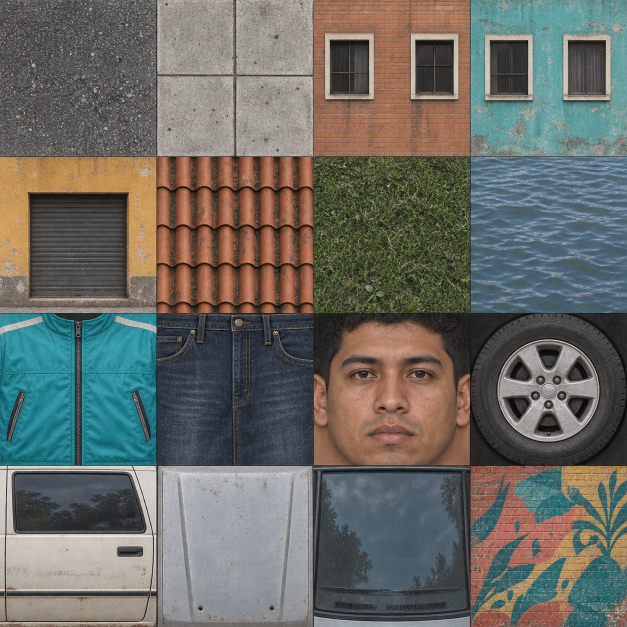
#> input picture assets/textures3d-atlas.png, 1254 x 1254 px (shown at 1/2 size)
$ python textures3d.py
#> lines starting #> are read from the running program, lines starting #| are printed output that depends on the picture
### tools/road_materials.py
"""Deterministic, tileable street materials sized for the PSP's 128px atlas."""
from pathlib import Path
import math
import random
from PIL import Image, ImageDraw, ImageFilter

ROOT = Path(__file__).resolve().parents[1]

def periodic_noise(seed, cells, amplitude):
    rng = random.Random(seed)
    grid = [[rng.random() * 2 - 1 for _ in range(cells)] for _ in range(cells)]
    out = []
    for y in range(128):
        fy = y * cells / 128
        iy = int(fy); ty = (fy - iy) * (fy - iy) * (3 - 2 * (fy - iy))
        row = []
        for x in range(128):
            fx = x * cells / 128
            ix = int(fx); tx = (fx - ix) * (fx - ix) * (3 - 2 * (fx - ix))
            a = grid[iy % cells][ix % cells] * (1 - tx) + grid[iy % cells][(ix + 1) % cells] * tx
            b = grid[(iy + 1) % cells][ix % cells] * (1 - tx) + grid[(iy + 1) % cells][(ix + 1) % cells] * tx
            row.append((a * (1 - ty) + b * ty) * amplitude)
        out.append(row)
    return out

def asphalt():
    rng = random.Random(21501)
    coarse = periodic_noise(1, 4, 13)
    medium = periodic_noise(2, 16, 8)
    fine = periodic_noise(3, 64, 4)
    img = Image.new('RGB', (128, 128))
    pix = img.load()
    for y in range(128):
        for x in range(128):
            v = coarse[y][x] + medium[y][x] + fine[y][x] + rng.gauss(0, 4)
            pix[x, y] = tuple(max(0, min(255, int(base + v))) for base in (86, 88, 87))
    draw = ImageDraw.Draw(img, 'RGBA')
    for _ in range(2300):
        x, y = rng.randrange(128), rng.randrange(128)
        q = rng.randrange(18, 46)
        draw.point((x, y), fill=(q, q + 2, q + 1, rng.randrange(25, 85)))
    for _ in range(850):
        x, y = rng.randrange(128), rng.randrange(128)
        q = rng.randrange(147, 203)
        draw.point((x, y), fill=(q, q - 1, q - 4, rng.randrange(45, 105)))
    # Fine tar repairs are subtle and stop short of becoming fake lane markings.
    for j in range(3):
        y = (j * 47 + 13) % 128
        points = [((x + j * 29) % 128, y + int(2 * math.sin(x * .11 + j))) for x in range(0, 27, 3)]
        draw.line(points, fill=(27, 28, 28, 55), width=1)
    return img

def pavement():
    rng = random.Random(21502)
    broad = periodic_noise(5, 8, 8)
    fine = periodic_noise(6, 64, 3)
    img = Image.new('RGB', (128, 128))
    px = img.load()
    for y in range(128):
        for x in range(128):
            slab = ((x // 32) * 17 + (y // 32) * 11) % 7 - 3
            v = broad[y][x] + fine[y][x] + rng.gauss(0, 2.8) + slab
            edge = min(x % 32, y % 32, 31 - x % 32, 31 - y % 32)
            if edge == 0: v -= 18
            elif edge == 1: v -= 7
            px[x, y] = tuple(max(0, min(255, int(base + v))) for base in (177, 169, 154))
    return img

def create(name):
    return asphalt() if name == 'asphalt' else pavement()

# [4 lines that do not run on import are left out]

### tools/npc_textures.py
"""Original, deterministic 64px fabric and face materials for PSP pedestrians."""
from PIL import Image, ImageDraw
import math

NAMES = ['npc-tee', 'npc-knit', 'npc-denim', 'npc-floral',
         'npc-sport', 'npc-plaid', 'npc-face-woman', 'npc-face-man']

def create(index):
    bases = [(192,102,62),(197,175,134),(78,116,144),(119,65,110),
             (70,134,129),(160,164,174),(239,225,211),(239,225,211)]
    im=Image.new('RGB',(64,64));pixels=im.load()
    for y in range(64):
        for x in range(64):
            weave=((x+2*y)%3-1)*3 if index<6 else 0
            folds=math.cos(x*.29)*5 if index<6 else -abs(x-32)*.18
            pixels[x,y]=tuple(max(0,min(255,int(c+weave+folds))) for c in bases[index])
    d=ImageDraw.Draw(im)
    if index==0:
        d.line((4,4,60,4),fill=(220,148,104),width=2)
        d.rectangle((24,18,40,30),outline=(232,207,149),width=2)
        d.line((26,28,32,21,38,28),fill=(234,218,180),width=2)
    elif index==1:
        for x in range(3,64,6):d.line((x,0,x,63),fill=(161,140,104))
        for y in range(8,64,16):d.line((0,y,63,y),fill=(220,207,174),width=3)
    elif index==2:
        d.line((31,0,31,63),fill=(198,171,110),width=2)
        for x in (9,40):d.rectangle((x,18,x+15,31),outline=(179,164,125))
        for y in range(8,64,10):d.ellipse((30,y,33,y+3),fill=(191,191,180))
    elif index==3:
        for y in range(8,64,16):
            for x in range(8,64,16):
                d.ellipse((x-4,y-2,x+4,y+2),fill=(230,190,152))
                d.ellipse((x-2,y-4,x+2,y+4),fill=(230,190,152))
                d.ellipse((x-1,y-1,x+1,y+1),fill=(250,216,87))
    elif index==4:
        d.polygon([(0,10),(63,28),(63,34),(0,16)],fill=(216,219,205))
        d.line((31,0,31,63),fill=(34,75,78),width=2)
    elif index==5:
        for a in range(5,64,16):
            d.rectangle((a,0,a+4,63),fill=(68,77,96))
            d.rectangle((0,a,63,a+4),fill=(88,91,106))
            d.line((a+7,0,a+7,63),fill=(198,137,121))
    else:
        # Neutral albedo; renderer supplies a consistent face/neck skin tint.
        for x in (20,44):
            d.line((x-6,23,x+5,22),fill=(73,62,54),width=2 if index==6 else 3)
            d.ellipse((x-5,27,x+5,31),fill=(224,222,210))
            d.ellipse((x-2,27,x+2,31),fill=(57,49,42))
        d.line((32,30,29,41,34,41),fill=(191,170,151),width=2)
        d.line((25,48,32,49,39,48),fill=(153,108,99),width=2)
        if index==7:
            for x in range(20,46,3):d.point((x,54+(x%4)),fill=(155,143,129))
    return im

### tools/extra_textures.py
"""v2.7 (Claude): materiales 64x64 adicionales en RAM (procedurales, deterministas) para formas nuevas:
corteza, follaje, metal, hormigon con juntas, muro cortina, toldo a rayas, adoquin, fachada moderna."""
from PIL import Image, ImageDraw
import math, random

NAMES = ['bark','leaves','metal','concrete','curtain','awning','cobble','modern',
         'retail','eatery','office-front','workshop-front']

def noise(seed):
    r=random.Random(seed);return lambda: r.random()

def create(index):
    rnd=noise(1000+index);im=Image.new('RGB',(64,64));px=im.load();d=ImageDraw.Draw(im)
    if index==0:  # corteza: vetas verticales marrones
        for y in range(64):
            for x in range(64):
                v=math.sin(x*.9+math.sin(y*.15)*2)*18+math.sin(x*2.3+y*.05)*8+(rnd()-.5)*14
                px[x,y]=(max(0,min(255,int(96+v))),max(0,min(255,int(72+v*.8))),max(0,min(255,int(50+v*.6))))
    elif index==1:  # follaje: manchas de hojas claras y oscuras
        for y in range(64):
            for x in range(64):
                v=(rnd()-.5)*30
                px[x,y]=(int(70+v*.6),int(130+v),int(55+v*.5))
        for k in range(140):
            x,y=int(rnd()*64),int(rnd()*64);c=int(150+rnd()*80)
            d.ellipse((x-3,y-2,x+3,y+2),fill=(int(c*.55),c,int(c*.4)))
        for k in range(60):
            x,y=int(rnd()*64),int(rnd()*64)
            d.ellipse((x-2,y-2,x+2,y+2),fill=(40,80,35))
    elif index==2:  # metal cepillado gris
        for y in range(64):
            base=175+math.sin(y*.5)*6
            for x in range(64):
                v=base+(rnd()-.5)*22+math.sin(x*.3)*4
                px[x,y]=(int(v),int(v+2),int(v+6))
        d.rectangle((0,0,63,63),outline=(120,124,130))
    elif index==3:  # hormigon con juntas (2x2 paneles)
        for y in range(64):
            for x in range(64):
                v=185+(rnd()-.5)*20+math.sin(x*.7+y*.3)*3
                px[x,y]=(int(v),int(v),int(v-4))
        for k in (0,31,63):
            d.line((k,0,k,63),fill=(120,120,118));d.line((0,k,63,k),fill=(120,120,118))
        for k in range(40):
            x,y=int(rnd()*64),int(rnd()*64);px[x,y]=(140,140,138)
    elif index==4:  # muro cortina: cristal azul con montantes
        for y in range(64):
            for x in range(64):
                v=math.sin((x+y)*.12)*18
                px[x,y]=(int(120+v),int(160+v),int(185+v))
        for k in range(0,64,16):
            d.line((k,0,k,63),fill=(60,70,80),width=2);d.line((0,k,63,k),fill=(60,70,80),width=2)
        for k in range(0,64,16):
            d.line((k+3,3,k+13,3),fill=(220,235,245))
    elif index==5:  # toldo a rayas (rojo/blanco); el color de vertice lo tine
        for x in range(64):
            c=(235,235,230) if (x//8)%2==0 else (200,70,60)
            d.line((x,0,x,63),fill=c)
        for y in range(56,64):
            for x in range(64):
                if (x+y)%6<3:px[x,y]=(230,230,225)
    elif index==6:  # adoquin
        for y in range(64):
            for x in range(64):
                v=150+(rnd()-.5)*16
                px[x,y]=(int(v),int(v-2),int(v-8))
        for row in range(0,64,16):
            off=8 if (row//16)%2 else 0
            for col in range(-8,64,16):
                d.rounded_rectangle((col+off+1,row+1,col+off+14,row+14),radius=3,outline=(105,102,96),width=2)
    elif index==7:  # fachada moderna: paneles claros con ventanas oscuras horizontales
        for y in range(64):
            for x in range(64):
                v=205+(rnd()-.5)*10
                px[x,y]=(int(v),int(v),int(v-3))
        for row in (10,42):
            d.rectangle((4,row,59,row+14),fill=(40,52,66));d.rectangle((4,row,59,row+14),outline=(90,96,104))
            for k in range(4,60,14):d.line((k,row,k,row+14),fill=(90,96,104))
            d.line((6,row+2,57,row+2),fill=(120,150,175))
    elif index==8:  # local de barrio: banda de color, escaparate y puerta
        d.rectangle((0,0,63,63),fill=(200,224,214))
        d.rectangle((0,0,63,15),fill=(22,111,119));d.text((8,2),'TIENDA',fill=(244,247,223))
        d.rectangle((3,19,44,55),fill=(34,61,72),outline=(235,218,171),width=2)
        d.polygon([(6,25),(30,20),(39,21),(13,37)],fill=(100,166,185))
        d.rectangle((47,18,61,62),fill=(58,75,76),outline=(239,209,150),width=2)
        d.ellipse((56,39,58,41),fill=(248,203,98))
        d.rectangle((0,56,63,63),fill=(39,119,127))
    elif index==9:  # restaurante: azulejo terracota y ventanas iluminadas
        d.rectangle((0,0,63,63),fill=(227,181,133))
        d.rectangle((0,0,63,16),fill=(153,49,43));d.text((13,2),'SABOR',fill=(255,233,173))
        d.rectangle((4,20,59,55),fill=(92,50,44),outline=(245,208,142),width=2)
        for x in (13,31,49):
            d.rectangle((x-7,25,x+5,49),fill=(220,137,70));d.line((x-7,25,x+5,49),fill=(250,190,103))
        d.rectangle((0,56,63,63),fill=(136,66,51))
    elif index==10:  # oficina: montantes, reflejos y plantas acristaladas
        d.rectangle((0,0,63,63),fill=(44,78,108))
        for y in (1,32):
            for x in (1,32):
                d.rectangle((x,y,x+29,y+29),fill=(56,109,142),outline=(184,207,211),width=2)
                d.polygon([(x+3,y+4),(x+18,y+3),(x+7,y+22)],fill=(102,158,183))
                d.rectangle((x+21,y+7,x+25,y+16),fill=(236,192,111))
        d.rectangle((0,29,63,33),fill=(32,53,72))
    elif index==11:  # taller: porton metalico y pintura viva
        d.rectangle((0,0,63,63),fill=(226,194,128))
        d.rectangle((0,0,63,14),fill=(43,91,145));d.text((9,2),'TALLER',fill=(253,232,154))
        d.rectangle((5,18,58,61),fill=(94,115,130),outline=(40,57,70),width=3)
        for y in range(22,59,6):d.line((8,y,55,y),fill=(156,177,184),width=2)
        d.rectangle((0,60,63,63),fill=(38,78,125))
    return im

### tools/car_materials.py
"""Metallic body and pressed side panel; windows remain real geometry."""
import random
import math
from PIL import Image, ImageDraw

def create(name):
    side=name=='car-side'
    rng=random.Random(315 if side else 316)
    image=Image.new('RGB',(128,128));pix=image.load()
    for y in range(128):
        for x in range(128):
            fleck=rng.gauss(0,3.8)
            broad=5*math.sin(x*.045)+3*math.sin((x+y)*.10)
            reflection=11*math.exp(-((y-28)/17)**2)+5*math.exp(-((y-54)/9)**2)
            shade=202+broad+reflection+fleck
            if side:
                shade+=4*math.sin(x*.085)
                shade-=14*max(0,(y-88)/40)
                if 71<=y<=72:shade-=24
                if 73<=y<=75:shade+=11
                if abs(x-63)<=1 and y>38:shade-=10
            else:
                if 100<y<103:shade-=6
            q=max(0,min(255,int(shade)))
            pix[x,y]=(q,q,min(255,q+2))
    if side:
        d=ImageDraw.Draw(image)
        for cx in (28,99):
            d.arc((cx-22,72,cx+22,116),180,360,fill=(139,143,146),width=3)
            d.arc((cx-20,74,cx+20,114),180,360,fill=(229,232,233),width=1)
        d.line((0,109,127,109),fill=(159,163,164),width=2)
        d.line((0,112,127,112),fill=(222,224,223),width=1)
    return image

### tools/textures3d.py
"""Compile the original 4x4 material atlas into PSP-swizzled RGB565 tiles.

This is asset compilation, not runtime image loading. Pillow is only needed
when rebuilding materials; checked-in textures3d.bin builds without Python.
"""
from pathlib import Path
import struct
from PIL import Image
from npc_textures import create, NAMES as NPC_NAMES
from extra_textures import create as create_extra, NAMES as EXTRA_NAMES
from road_materials import create as create_road
from car_materials import create as create_car

ROOT = Path(__file__).resolve().parents[1]
NAMES = ['asphalt','sidewalk','brick','stucco','shop','roof','grass','water',
         'jacket','jeans','face','wheel','car-side','car-paint','glass','mural',
         'jacket-back','sleeve','skin','hair']

def swizzle(raw, width_bytes, height):
    return b''.join(raw[y*width_bytes+x:y*width_bytes+x+16]
                    for block_y in range(0,height,8)
                    for x in range(0,width_bytes,16)
                    for y in range(block_y,block_y+8))

def main():
    atlases=[Image.open(ROOT/'assets/textures3d-atlas.png').convert('RGB'),
             Image.open(ROOT/'assets/character-atlas.png').convert('RGB')]
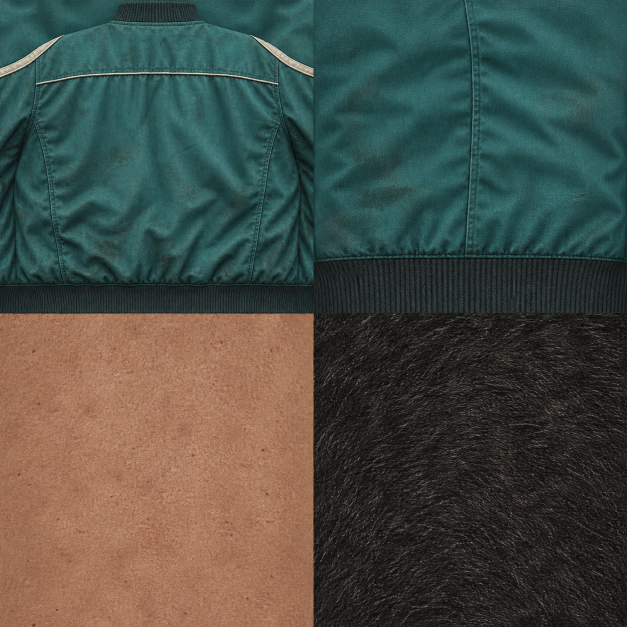
#> input picture assets/character-atlas.png, 1254 x 1254 px (shown at 1/2 size)
    streetwear=Image.open(ROOT/'assets/streetwear-atlas.png').convert('RGB')
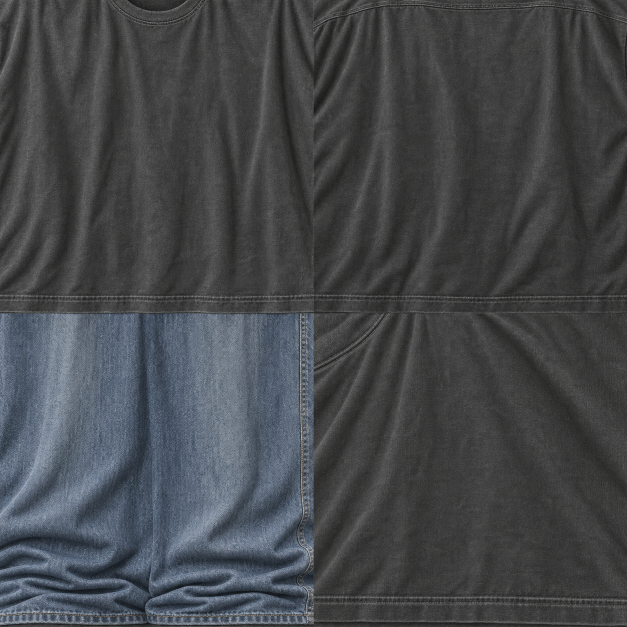
#> input picture assets/streetwear-atlas.png, 1254 x 1254 px (shown at 1/2 size)
    urban=Image.open(ROOT/'assets/urban-atlas-v28.png').convert('RGB')
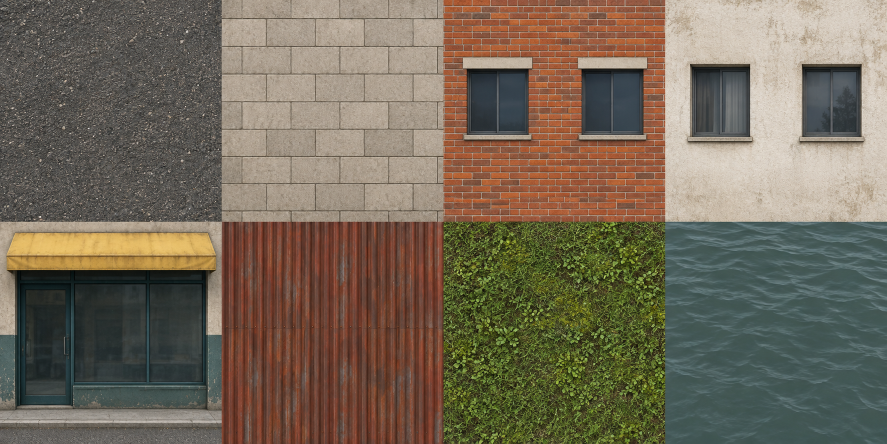
#> input picture assets/urban-atlas-v28.png, 1774 x 887 px (shown at 1/2 size)
#> urban is the input picture: PIL image 1774x887 RGB; mean R, G, B 116.2, 105.3, 88.5
    detail=Image.open(ROOT/'assets/urban-detail-atlas-v28.png').convert('RGB')
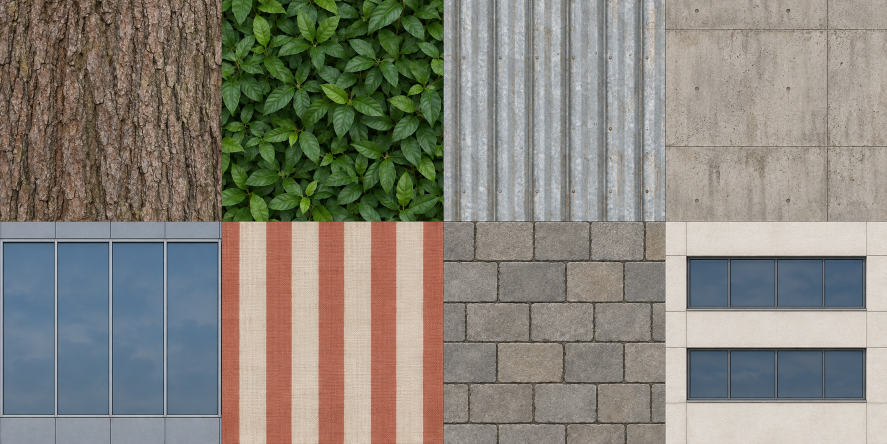
#> input picture assets/urban-detail-atlas-v28.png, 1774 x 887 px (shown at 1/2 size)
#> detail is the input picture: PIL image 1774x887 RGB; mean R, G, B 134.5, 131.3, 121.8
    refreshed=Image.open(ROOT/'assets/materials-v210.png').convert('RGB')
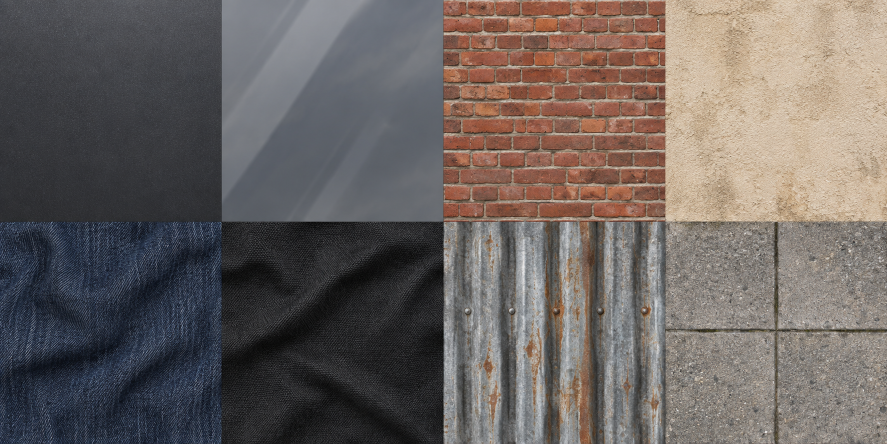
#> input picture assets/materials-v210.png, 1774 x 887 px (shown at 1/2 size)
#> refreshed is the input picture: PIL image 1774x887 RGB; mean R, G, B 107.1, 99.5, 96.5
    (ROOT/'assets/textures3d').mkdir(exist_ok=True)
    result=bytearray()
    for i,name in enumerate(NAMES):
        atlas=atlases[i>=16];grid=2 if i>=16 else 4;idx=i-16 if i>=16 else i
        if name in ('jacket','jacket-back','jeans','sleeve'):
            atlas=streetwear;grid=2;idx={'jacket':0,'jacket-back':1,'jeans':2,'sleeve':3}[name]
        w,h=atlas.size;x,y=idx%grid,idx//grid
        # Exact integer grid boundaries, with a tiny inset to exclude grid seams.
        tile=atlas.crop((round(x*w/grid)+2,round(y*h/grid)+2,round((x+1)*w/grid)-2,round((y+1)*h/grid)-2))
        if i<8:
            w,h=urban.size;x,y=i%4,i//4
            tile=urban.crop((round(x*w/4)+2,round(y*h/2)+2,round((x+1)*w/4)-2,round((y+1)*h/2)-2))
        replacements={'glass':1,'brick':2,'stucco':3,'jeans':4,'sleeve':5,'roof':6,'sidewalk':7}
        if name in replacements:
            j=replacements[name];w,h=refreshed.size;x,y=j%4,j//4
            tile=refreshed.crop((round(x*w/4)+2,round(y*h/2)+2,round((x+1)*w/4)-2,round((y+1)*h/2)-2))
        if name in ('asphalt','sidewalk'):
            tile=create_road(name)
        if name in ('car-side','car-paint'):
            tile=create_car(name)
        tile=tile.resize((128,128),Image.Resampling.LANCZOS)
        tile.save(ROOT/'assets/textures3d'/f'{name}.png')
        raw=b''.join(struct.pack('<H',(r>>3)|((g>>2)<<5)|((b>>3)<<11)) for r,g,b in tile.getdata())
        result.extend(swizzle(raw,256,128))
    white=Image.new('RGB',(128,128),'white');white.save(ROOT/'assets/textures3d/flat.png')
#> after `white = Image.new('RGB', (128, 128), 'white')`: white: PIL image 128x128 RGB; every value is 255
    result.extend(b'\xff\xff'*(128*128))
    assert len(result)==688128
    # Additional pedestrian materials stay in main RAM, preserving the PSP's
    # existing 2MB VRAM layout. Each swizzled 64px tile is only 8KB.
    for i,name in enumerate(NPC_NAMES):
        tile=create(i);tile.save(ROOT/'assets/textures3d'/f'{name}.png')
        raw=b''.join(struct.pack('<H',(r>>3)|((g>>2)<<5)|((b>>3)<<11)) for r,g,b in tile.getdata())
        result.extend(swizzle(raw,128,64))
#> tile: PIL image 64x64 RGB
    assert len(result)==753664
    # Eight established detail tiles plus four distinct street-facing facades.
    for i,name in enumerate(EXTRA_NAMES):
        if i<8:
            w,h=detail.size;x,y=i%4,i//4
            tile=detail.crop((round(x*w/4)+2,round(y*h/2)+2,round((x+1)*w/4)-2,round((y+1)*h/2)-2)).resize((64,64),Image.Resampling.LANCZOS)
        else:tile=create_extra(i)
        tile.save(ROOT/'assets/textures3d'/f'{name}.png')
        raw=b''.join(struct.pack('<H',(r>>3)|((g>>2)<<5)|((b>>3)<<11)) for r,g,b in tile.getdata())
        result.extend(swizzle(raw,128,64))
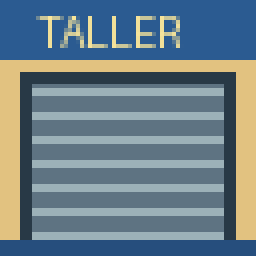
#> tile: PIL image 64x64 RGB (shown 4 times larger); mean R, G, B 107.4, 126.2, 136.1
    assert len(result)==753664+12*8192
    # One RAM mip level for the frequently viewed road and sidewalk. The main
    # 128px tiles stay in VRAM; only these two 64px filtered levels add 16KB.
    for name in ('asphalt','sidewalk'):
        tile=Image.open(ROOT/'assets/textures3d'/f'{name}.png').convert('RGB').resize((64,64),Image.Resampling.LANCZOS)
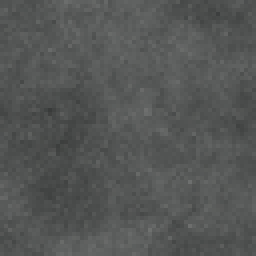
#> tile: PIL image 64x64 RGB (shown 4 times larger); mean R, G, B 84.6, 86.6, 85.5
        raw=b''.join(struct.pack('<H',(r>>3)|((g>>2)<<5)|((b>>3)<<11)) for r,g,b in tile.getdata())
        result.extend(swizzle(raw,128,64))
    assert len(result)==753664+14*8192
    (ROOT/'assets/textures3d.bin').write_bytes(result)
    print('21 VRAM materials + 8 pedestrian + 12 extra RAM materials + 2 street mips:',len(result),'bytes')
#| 21 VRAM materials + 8 pedestrian + 12 extra RAM materials + 2 street mips: 868352 bytes

if __name__=='__main__':main()
